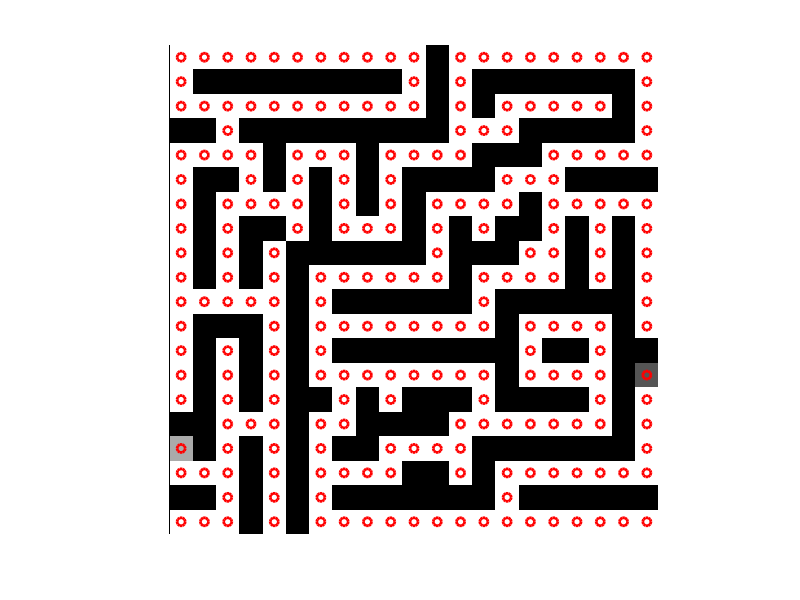
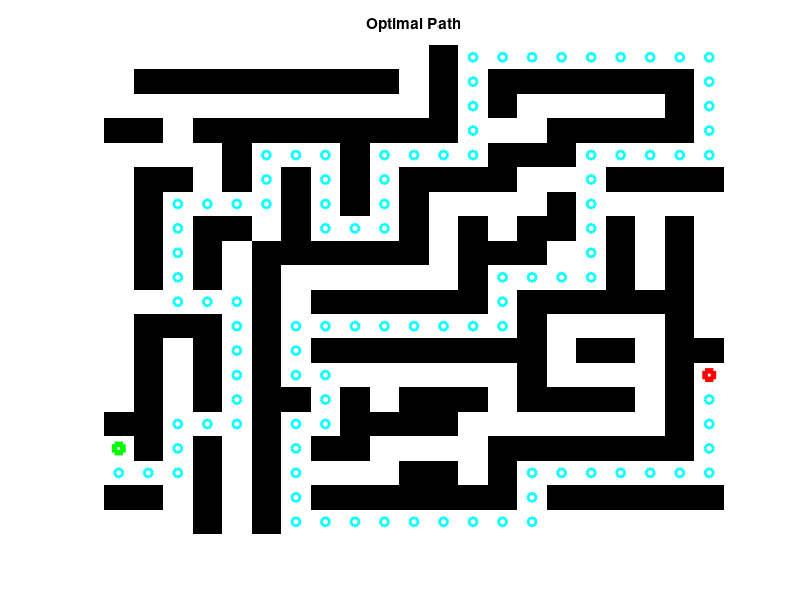

The MATLAB source for these figures, in order:
function varargout = astar_jw(varargin)
% astar_jw - A* implementation by Jeremy Wurbs
%
% This function is an implementation of the A star algorithm. It is meant 
% to be an implementation resource for you when trying to learn the A* 
% algorithm. To help you dissect this function, you can call astar_jw 
% without arguments to run the function in 'debug mode' (see below), and/or 
% run/examine the Matlab file robotSimulation.m to see how to use this 
% function with inputs.
%
% The calling form for this function can be one of the following:
% 1) Test the function
%     You may call the function without any arguments to see an example
%     implentation in debug mode (showing the search path as it is
%     searched). You may also call the function with a single argument
%     (a scalar) that selects a different test case, as follows:
%       1: Simple test case
%       2-3: Mazes
%       4: Straight shot (compare A* to a breadth first search algorithm)
%       5: Straight shot around obstacles
%       6: Diagonal search
%       7: Random large grid
%
%   Examples:
%       astar_jw();
%
%       testCase = 3;
%       astar_jw(testCase)
%
% 2) Standard function call
%     The general calling form for the function is as follows:
%
%      [path, directions] = astar_jw(grid, init, goal);
%
%   where the inputs are:
%       grid - a binary matrix where 0s are admissable movement locations
%                and 1s are untraversable locations.
%       init - a tuple of the search start location; in the form [y x]
%       goal - a tuple of the goal location; in the form [y x]
%
%   and the outpus are:
%       path - a list of the coordinates to go from the starting location
%               to the goal location; path is an (N+1)x2 matrix where N is 
%               the number of steps required to reach the goal; each row in
%               path is a [y x] tuple giving a grid coordinate location
%       directions - a list of the directions needed to reach the goal;
%               directions is an Nx2 matrix; instead of giving the 
%               coordinates for the optimal path (like the path matrix), 
%               the directions matrix gives the movements in the form 
%               [del_y del_x].
%   
%   The three inputs are all required (unless one is doing one of the test
%   cases) while the number of outputs may be 0, 1, or 2. If one output is
%   requested the path is returned. Refer to the file robotSimulation.m for
%   a simple example of how to use astar_jw with inputs.


    if nargin == 0 % Test case, use testCase=2 (Maze) by default  

        selectedGrid = 2;
        [grid, init, goal] = defineGrid(selectedGrid);

        % Whether or not to display debug info
        printDebugInfo = true;

    elseif nargin == 1 % Test case, set testCase to the input

        selectedGrid = varargin{1};
        [grid, init, goal] = defineGrid(selectedGrid);

        % Whether or not to display debug info
        printDebugInfo = true;

    elseif nargin == 3 % Function call with inputs

        grid = varargin{1};
        init = varargin{2};
        goal = varargin{3};

        printDebugInfo = false;

    end
    
    % Define all possible moves
    delta = [[-1  0]
             [ 0 -1]
             [ 1  0]
             [ 0  1]];
         
    % Add g & f terms to init if necessary
    if length(init)==2
        init(3) = 0;    % g
        init(4) = inf;  % f
    end
    
    % Perform search
    [path, directions] = search(grid, init, goal, delta, printDebugInfo);
    
    if nargout==1
        varargout{1} = path;
    elseif nargout==2
        varargout{1} = path;
        varargout{2} = directions;
    end
        

end

function [path, directions] = search(grid, init, goal, delta, printDebugInfo)
    % This function implements the A* algorithm

    % Initialize the open, closed and path lists
    open = []; closed = []; path = [];
    open = addRow(open, init);
    
    % Initialize directions list
    directions = [];
    
    % Initialize expansion timing grid
    expanded = -1 * ones(size(grid));
    expanded(open(1), open(2)) = 0;
    
    % Compute the heuristic measurement, h
    h = computeHeuristic(grid, goal, 'euclidean');  
    
    % Open window for graphical debug display if desired
    if printDebugInfo; fig = figure; end
    
    % Keep searching through the grid until the goal is found
    goalFound = false;
    while size(open,1)>0 && ~goalFound
        [open, closed, expanded] = expand(grid, open, closed, delta, expanded, h);
        
        % Display debug info if desired
        if printDebugInfo
            displayDebugInfo(grid, init, goal, open, closed, fig);    
        end
        
        goalFound = checkForGoal(closed, goal);
    end
    
    % If the goal was found lets get the optimal path
    if goalFound
        % We step from the goal to the start location. At each step we 
        % select the neighbor with the lowest 'expanded' value and add that
        % neighbor to the path list.
        path = goal;
        
        % Check to see if the start location is on the path list yet
        [~, indx] = ismember(init(1:2), path(:,1:2), 'rows');
        while ~indx
            
            % Use our findNeighbors function to find the neighbors of the
            % last location on the path list
            neighbors = findNeighbors(grid, path, size(path,1), delta);
            
            % Look at the expanded value of all the neighbors, add the one
            % with the lowest expanded value to the path
            expandedVal = expanded(goal(1),goal(2));
            for R = 1:size(neighbors,1)
                 neighborExpandedVal = expanded(neighbors(R,1), neighbors(R,2));
                 if neighborExpandedVal<expandedVal && neighborExpandedVal>=0
                     chosenNeighbor = R;
                     expandedVal = expanded(neighbors(R,1), neighbors(R,2));
                 end
            end
            path(end+1,:) = neighbors(chosenNeighbor,:);
            
            % Check to see if the start location has been added to the path
            % list yet
            [~, indx] = ismember(init(1:2), path(:,1:2), 'rows');
        end
        
        % Reorder the list to go from the starting location to the end loc
        path = flipud(path);
        
        % Compute the directions from the path
        directions = zeros(size(path)-[1 0]);
        for R = 1:size(directions,1)
            directions(R,:) =  path(R+1,:) - path(R,:);
        end
        
    end
    
    % Display results
    if printDebugInfo
        home
        if goalFound
            disp(['Goal Found! Distance to goal: ' num2str(closed(goalFound,3))])
            disp(' ')
            disp('Path: ')
            disp(path)

            fig = figure;
            displayPath(grid, path, fig)
        else
            disp('Goal not found!')
        end
    
        disp(' ')
        disp('Expanded: ')
        disp(expanded)
        disp(' ')
        disp([' Search time to target: ' num2str(expanded(goal(1),goal(2)))])
    end
   
end

function A = deleteRows(A, rows)
% The following way to delete rows was taken from the mathworks website
% that compared multiple ways to do it. The following appeared to be the
% fastest.
    index = true(1, size(A,1));
    index(rows) = false;
    A = A(index, :);
end

function A = addRow(A, row)
    A(end+1,:) = row;
end

function [open, closed, expanded] = expand(grid, open, closed, delta, expanded, h)
% This function expands the open list by taking the coordinate (row) with 
% the smallest f value (path cost) and adds its neighbors to the open list.

    % Expand the row with the lowest f
    row = find(open(:,4)==min(open(:,4)),1);
    
    % Edit the 'expanded' matrix to note the time in which the current grid
    % point was expanded
    expanded(open(row,1),open(row,2)) = max(expanded(:))+1;

    % Find all the neighbors (potential moves) from the chosen spot
    neighbors = findNeighbors(grid, open, row, delta);
    
    % Remove any neighbors that are already on the open or closed lists
    neighbors = removeListedNeighbors(neighbors, open, closed);

    % Add the neighbors still left to the open list
    for R = 1:size(neighbors,1)
        g = open(row,3)+1;
        f = g + h(neighbors(R,1),neighbors(R,2));
        open = addRow(open, [neighbors(R,:) g f] ); 
    end
    
    % Remove the row we just expanded from the open list and add it to the
    % closed list
    closed(end+1,:) = open(row,:);
    open = deleteRows(open, row);
end

function h = computeHeuristic(varargin)
% This function is used to compute the distance heuristic, h. By default
% this function computes the Euclidean distance from each grid space to the
% goal. The calling sequence for this function is as follows:
%   h = computeHeuristic(grid, goal[, distanceType])
%       where distanceType may be one of the following:
%           'euclidean' (default value)
%           'city-block'
%           'empty' (returns all zeros for heuristic function)

grid = varargin{1};
goal = varargin{2};

if nargin==3
    distanceType = varargin{3};
else
    distanceType = 'euclidean';
end

[m n] = size(grid);
[x y] = meshgrid(1:n,1:m);

if strcmp(distanceType, 'euclidean')
    h = sqrt((x-goal(2)).^2 + (y-goal(1)).^2); 
elseif strcmp(distanceType, 'city-block')
    h = abs(x-goal(2)) + abs(y-goal(1));
elseif strcmp(distanceType, 'empty')
    h = zeros(m,n);
else
    warning('Unknown distanceType for determining heuristic, h!')
    h = [];
end
    
end

function neighbors = findNeighbors(grid, open, row, delta)
% This function takes the desired row in the open list to expand and finds
% all potential neighbors (neighbors reachable through legal moves, as
% defined in the delta list).

    % Find the borders to the grid
    borders = size(grid);
    borders = [1 borders(2) 1 borders(1)]; % [xMin xMax yMin yMax] 

    % Initialize the current location and neighbors list
    cenSq = open(row,1:2);
    neighbors = [];

    % Go through all the possible moves (given in the 'delta' matrix) and
    % add moves not on the closed list
    for R = 1:size(delta,1)
        potMove = cenSq + delta(R,:);

        if potMove(1)>=borders(3) && potMove(1)<=borders(4) ...
                && potMove(2)>=borders(1) && potMove(2)<=borders(2)
            if grid(potMove(1), potMove(2))==0
                neighbors(end+1,:) = potMove; 
            end
        end
    end
    
end

function neighbors = removeListedNeighbors(neighbors, open, closed)
% This function removes any neighbors that are on the open or closed lists

    % Check to make sure there's anything even on the closed list
    if size(closed,1)==0
        return
    end
    
    % Find any neighbors that are on the open or closed lists
    rowsToRemove = [];
    for R = 1:size(neighbors)
        % Check to see if the neighbor is on the open list
        [~, indx] = ismember(neighbors(R,:),open(:,1:2),'rows');
        if indx>0
            rowsToRemove(end+1) = R;
        else
            % If the neighbor isn't on the open list, check to make sure it
            % also isn't on the closed list
            [~, indx] = ismember(neighbors(R,:),closed(:,1:2),'rows');
            if indx>0
                rowsToRemove(end+1) = R;
            end
        end
    end

    % Remove neighbors that were on either the open or closed lists
    if numel(rowsToRemove>0)
        neighbors = deleteRows(neighbors, rowsToRemove);
    end
end

function goalRow = checkForGoal(closed, goal)
% This function looks for the final goal destination on the closed list.
% Note, you could check the open list instead (and find the goal faster);
% however, we want to have a chance to expand the goal location itself, so
% we wait until it is on the closed list.
    [~, goalRow] = ismember(goal, closed(:,1:2), 'rows');
end

function displayDebugInfo(grid, init, goal, open, closed, h)
% Display the open and closed lists in the command window, and display an
% image of the current search of the grid.
    home
    disp('Open: ')
    disp(open)
    disp(' ')
    disp('Closed: ')
    disp(closed)

    displaySearchStatus(grid, init, goal, open, closed, h)
    pause(0.05)
end

function displaySearchStatus(grid, init, goal, open, closed, h)
% This function displays a graphical grid and search status to make
% visualization easier.
    grid = double(~grid);
    grid(init(1),init(2)) = 0.66;
    grid(goal(1),goal(2)) = 0.33;

    figure(h)
    imagesc(grid); colormap(gray); axis square; axis off; hold on

    plot(open(:,2),   open(:,1),   'go', 'LineWidth', 2)
    plot(closed(:,2), closed(:,1), 'ro', 'LineWidth', 2)
    
    hold off
end

function displayPath(grid, path, h)
    grid = double(~grid);
    
    figure(h)
    imagesc(grid); colormap(gray); axis off; hold on
    title('Optimal Path', 'FontWeight', 'bold');
     
    plot(path(:,2),  path(:,1),   'co', 'LineWidth', 2)
    plot(path(1,2),  path(1,1),   'gs', 'LineWidth', 4)
    plot(path(end,2),path(end,1), 'rs', 'LineWidth', 4)

end

function [grid, init, goal] = defineGrid(selectedGrid)

    switch selectedGrid
        case 1 % Simple test case
            grid = [[0 0 1 0 0 0]
                    [0 0 1 0 0 0]
                    [0 0 0 0 1 0]
                    [0 0 1 1 1 0]
                    [0 0 0 0 1 0]];
            init = [1 1 0 inf]; % [y x g f]
            goal = size(grid);
        case 2 % Maze
            grid = [[0 0 0 0 0 0 0 0 0 0 0 1 0 0 0 0 0 0 0 0 0]
                    [0 1 1 1 1 1 1 1 1 1 0 1 0 1 1 1 1 1 1 1 0]
                    [0 0 0 0 0 0 0 0 0 0 0 1 0 1 0 0 0 0 0 1 0]
                    [1 1 0 1 1 1 1 1 1 1 1 1 0 0 0 1 1 1 1 1 0]
                    [0 0 0 0 1 0 0 0 1 0 0 0 0 1 1 1 0 0 0 0 0]
                    [0 1 1 0 1 0 1 0 1 0 1 1 1 1 0 0 0 1 1 1 1]
                    [0 1 0 0 0 0 1 0 1 0 1 0 0 0 0 1 0 0 0 0 0]
                    [0 1 0 1 1 0 1 0 0 0 1 0 1 0 1 1 0 1 0 1 0]
                    [0 1 0 1 0 1 1 1 1 1 1 0 1 1 1 0 0 1 0 1 0]
                    [0 1 0 1 0 1 0 0 0 0 0 0 1 0 0 0 0 1 0 1 0]
                    [0 0 0 0 0 1 0 1 1 1 1 1 1 0 1 1 1 1 1 1 0]
                    [0 1 1 1 0 1 0 0 0 0 0 0 0 0 1 0 0 0 0 1 0]
                    [0 1 0 1 0 1 0 1 1 1 1 1 1 1 1 0 1 1 0 1 1]
                    [0 1 0 1 0 1 0 0 0 0 0 0 0 0 1 0 0 0 0 1 0]
                    [0 1 0 1 0 1 1 0 1 0 1 1 1 0 1 1 1 1 0 1 0]
                    [1 1 0 0 0 1 0 0 1 1 1 1 0 0 0 0 0 0 0 1 0]
                    [0 1 0 1 0 1 0 1 1 0 0 0 0 1 1 1 1 1 1 1 0]
                    [0 0 0 1 0 1 0 0 0 0 1 1 0 1 0 0 0 0 0 0 0]
                    [1 1 0 1 0 1 0 1 1 1 1 1 1 1 0 1 1 1 1 1 1]
                    [0 0 0 1 0 1 0 0 0 0 0 0 0 0 0 0 0 0 0 0 0]];
            init = [17 1 0 inf]; % [y x g f]
            goal = [14 21];
            
        case 3 % Maze 2
            % Set up the simulated world
            grid = [[0 0 0 0 0 0 0 0 0 1 0 0 0 0 0 0 0 0 0 1 0 0 0 0 0]
                     [0 1 1 1 1 1 1 1 0 1 0 1 1 1 1 1 0 1 1 1 0 1 0 1 0]
                     [0 1 0 0 0 0 0 1 0 1 0 1 0 1 0 1 0 1 0 0 0 1 0 1 0]
                     [0 1 0 1 1 1 0 1 0 1 0 1 0 1 0 1 0 1 0 1 1 1 0 1 0]
                     [0 1 0 1 0 1 0 1 0 1 0 1 0 1 0 1 0 1 0 1 0 0 0 1 0]
                     [0 1 0 1 0 0 0 1 0 1 0 0 0 1 0 1 0 1 0 1 0 1 0 1 0]
                     [0 1 0 1 1 1 1 1 0 1 0 1 1 1 0 0 0 0 0 1 0 1 0 1 0]
                     [0 1 0 0 0 0 0 0 0 1 0 0 1 0 0 1 1 1 1 1 0 1 1 1 0]
                     [0 1 1 1 1 1 1 1 1 1 1 0 1 0 1 1 0 0 0 1 0 1 0 0 0]
                     [0 0 0 0 0 0 0 1 0 0 0 0 1 0 1 0 0 1 0 1 0 1 0 1 0]
                     [1 1 0 1 1 1 0 1 0 1 1 1 1 0 1 0 1 1 0 1 0 1 0 1 0]
                     [0 1 0 1 0 0 0 1 0 1 0 1 0 0 0 0 1 0 0 1 1 1 0 1 0]
                     [0 1 0 1 1 1 0 1 0 1 0 0 0 1 1 1 1 0 1 1 0 0 0 1 0]
                     [0 1 0 0 0 1 1 1 0 1 1 0 1 1 0 0 1 0 1 0 0 1 1 1 1]
                     [0 1 1 1 0 0 0 0 0 0 1 0 1 0 0 1 1 0 1 0 1 1 0 0 0]
                     [0 0 0 1 0 1 1 1 1 0 1 0 1 1 0 0 0 0 0 0 1 0 0 1 0]
                     [1 1 0 1 0 1 0 0 0 0 1 0 0 1 1 1 1 0 1 0 1 0 1 1 0]
                     [0 0 0 1 0 1 0 1 1 1 1 1 0 0 0 0 0 0 0 0 1 0 1 0 0]
                     [0 1 1 1 0 1 0 1 0 0 0 1 0 1 0 1 1 1 1 1 1 0 1 0 1]
                     [0 0 0 0 0 1 0 0 0 1 0 0 0 1 0 0 0 0 0 0 0 0 1 0 0]];
            init = [20 25 0 inf]; % [y x g f]
            goal = [5 5];
            
        case 4 % Straight shot
            grid = [[0 0 0 0 0 0 0 0 0 0 0 1 0 0 0 0 0 0 0 0 0]
                    [0 0 0 0 0 0 0 0 0 0 0 1 0 0 0 0 0 0 0 0 0]
                    [0 0 0 0 0 0 0 0 0 0 0 1 0 0 0 0 0 0 0 0 0]
                    [0 0 0 0 0 0 0 0 0 0 0 1 0 0 0 0 0 0 0 0 0]
                    [0 0 0 0 0 0 0 0 0 0 0 1 0 0 0 0 0 0 0 0 0]
                    [0 0 0 0 0 0 0 0 0 0 0 1 0 0 0 0 0 0 0 0 0]
                    [0 0 0 0 0 0 0 0 0 0 0 1 0 0 0 0 0 0 0 0 0]
                    [0 0 0 0 0 0 0 0 0 0 0 1 0 0 0 0 0 0 0 0 0]
                    [0 0 0 0 0 0 0 0 0 0 0 1 0 0 0 0 0 0 0 0 0]
                    [0 0 0 0 0 0 0 0 0 0 0 0 0 0 0 0 0 0 0 0 0]
                    [0 0 0 0 0 0 0 0 0 0 0 1 0 0 0 0 0 0 0 0 0]
                    [0 0 0 0 0 0 0 0 0 0 0 1 0 0 0 0 0 0 0 0 0]
                    [0 0 0 0 0 0 0 0 0 0 0 1 0 0 0 0 0 0 0 0 0]
                    [0 0 0 0 0 0 0 0 0 0 0 1 0 0 0 0 0 0 0 0 0]
                    [0 0 0 0 0 0 0 0 0 0 0 1 0 0 0 0 0 0 0 0 0]
                    [0 0 0 0 0 0 0 0 0 0 0 1 0 0 0 0 0 0 0 0 0]
                    [0 0 0 0 0 0 0 0 0 0 0 1 0 0 0 0 0 0 0 0 0]
                    [0 0 0 0 0 0 0 0 0 0 0 1 0 0 0 0 0 0 0 0 0]
                    [0 0 0 0 0 0 0 0 0 0 0 1 0 0 0 0 0 0 0 0 0]
                    [0 0 0 0 0 0 0 0 0 0 0 1 0 0 0 0 0 0 0 0 0]];
            init = [10 1 0 inf]; % [y x g f]
            goal = [10 21];
            
        case 5 % Staight shot around obstacles
            grid = [[0 0 0 0 0 0 0 0 0 0 0 1 0 0 0 0 0 0 0 0 0]
                    [0 0 0 0 0 0 0 0 0 0 0 1 0 0 0 0 0 0 0 0 0]
                    [0 0 0 0 0 0 0 0 0 0 0 1 0 0 0 0 0 0 0 0 0]
                    [0 0 0 0 0 0 0 0 0 0 0 1 0 0 0 0 0 0 0 0 0]
                    [0 0 0 0 0 0 0 0 0 0 0 1 0 0 0 0 0 0 0 0 0]
                    [0 0 0 0 0 0 0 0 0 0 0 1 0 0 0 0 0 0 0 0 0]
                    [0 0 0 0 0 0 0 0 0 0 0 1 0 0 0 0 0 0 0 0 0]
                    [0 0 0 0 0 0 0 0 0 0 0 1 0 0 0 0 0 0 0 0 0]
                    [0 0 0 0 0 0 0 0 0 0 0 1 0 0 0 0 0 0 0 0 0]
                    [0 0 0 0 0 0 0 0 0 0 0 0 0 0 0 0 0 0 0 0 0]
                    [0 0 0 0 0 0 0 0 0 0 0 1 0 0 0 0 0 0 0 0 0]
                    [0 0 0 0 0 0 0 0 0 0 0 1 0 0 0 0 0 0 0 0 0]
                    [0 0 0 0 0 0 0 0 0 0 0 1 0 0 0 0 0 0 0 0 0]
                    [0 0 0 0 0 0 0 0 0 0 0 1 0 0 0 0 0 0 0 0 0]
                    [0 0 0 0 0 0 0 0 0 0 0 1 0 0 0 0 0 0 0 0 0]
                    [0 0 0 0 0 0 0 0 0 0 0 1 0 0 0 0 0 0 0 0 0]
                    [0 0 0 0 0 0 0 0 0 0 0 1 0 0 0 0 0 0 0 0 0]
                    [0 0 0 0 0 0 0 0 0 0 0 1 0 0 0 0 0 0 0 0 0]
                    [0 0 0 0 0 0 0 0 0 0 0 1 0 0 0 0 0 0 0 0 0]
                    [0 0 0 0 0 0 0 0 0 0 0 1 0 0 0 0 0 0 0 0 0]];
            init = [1 1 0 inf]; % [y x g f]
            goal = [1 21];
            
        case 6 % Diagonal search
            grid = zeros(20,21);
            init = [1 1 0 inf]; % [y x g f]
            goal = [20 21];
            
        case 7 % Random large grid
            grid = randi(5, [50 50]);
            grid(grid>1) = 0;
            
            init = [5 5 0 inf]; % [y x g f]
            goal = [45 45];
            
            grid(init(1), init(2)) = 0;
            grid(goal(1), goal(2)) = 0;
            
            
    end



end

